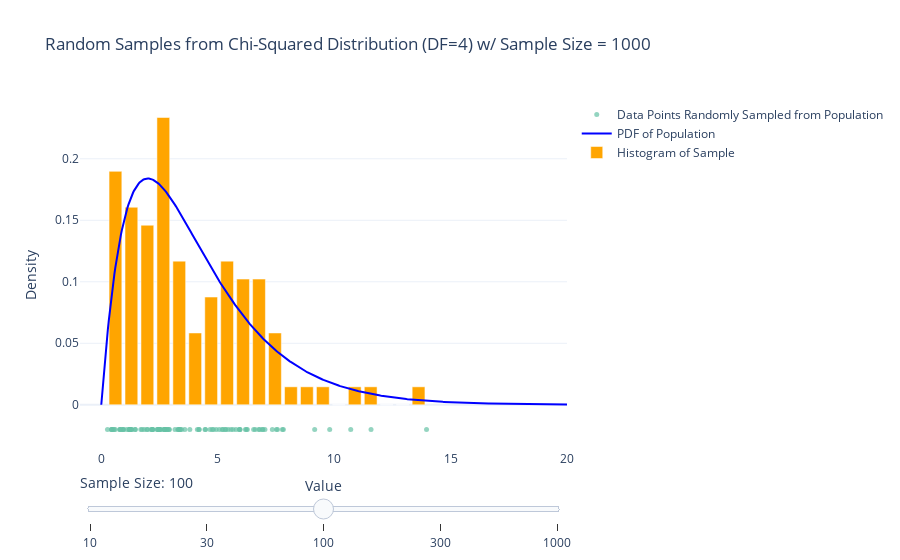

Write notebook code for a chart like this one.
### Code cell
import numpy as np
import plotly.graph_objects as go
import seaborn as sns
import pandas as pd
from scipy.stats import chi2
from matplotlib.colors import to_hex

# Function to generate the interactive Chi-Squared plot
def generate_interactive_chi_square_with_swarm():
    # Parameters
    initial_sample_size = 100
    sample_sizes = [10, 30, 100, 300, 1000]  # Slider options
    df = 4  # Fixed degrees of freedom
    x = np.linspace(0, 20, 500)  # PDF range

    # Function to generate data
    def generate_data(sample_size):
        y_pdf = chi2.pdf(x, df=df)
        sample = np.random.chisquare(df=df, size=sample_size)
        hist, bins = np.histogram(sample, bins=20, density=True)
        bin_centers = (bins[:-1] + bins[1:]) / 2
        return y_pdf, sample, hist, bin_centers

    # Initial data
    y_pdf, sample, hist, bin_centers = generate_data(initial_sample_size)

    # Create a swarm plot using Seaborn
    sample_df = pd.DataFrame({"Value": sample})
    sns_colors = sns.color_palette("Set2", 10)
    swarm_color = to_hex(sns_colors[0])  # Convert Seaborn color to HEX

    # Create figure
    fig = go.Figure()

    # Swarm Plot (Scatter representation of sample points)
    fig.add_trace(go.Scatter(
        x=sample,
        y=np.zeros_like(sample) - 0.02,  # Offset slightly for visibility
        mode='markers',
        marker=dict(color=swarm_color, size=5, opacity=0.7),
        name="Data Points Randomly Sampled from Population"
    ))

    # Add PDF line
    fig.add_trace(go.Scatter(
        x=x,
        y=y_pdf,
        mode='lines',
        name="PDF of Population",
        line=dict(color='blue')
    ))

    # Add histogram
    fig.add_trace(go.Bar(
        x=bin_centers,
        y=hist,
        name="Histogram of Sample",
        marker=dict(color='orange')
    ))

    # Slider steps
    steps = []
    for sample_size in sample_sizes:
        y_pdf, sample, hist, bin_centers = generate_data(sample_size)
        steps.append({
            "label": str(sample_size),
            "method": "update",
            "args": [
                {
                    "x": [sample, x, bin_centers],
                    "y": [np.zeros_like(sample) - 0.02, y_pdf, hist]
                },
                {
                    "title": f"Random Samples from Chi-Squared Distribution (DF=4) w/ Sample Size = {sample_size}"
                }
            ]
        })

    # Add layout with slider
    fig.update_layout(
        title=f"Random Samples from Chi-Squared Distribution (DF=4) w/ Sample Size = {sample_size}",
        xaxis_title="Value",
        yaxis_title="Density",
        template="plotly_white",
        sliders=[{
            "steps": steps,
            "active": sample_sizes.index(initial_sample_size),
            "currentvalue": {"prefix": "Sample Size: ", "font": {"size": 14}},
        }],
        showlegend=True
    )

    # Save as HTML
    fig.write_html("chi_squared_swarm_interactive.html", include_plotlyjs="cdn")

    return fig

# Generate and show the interactive plot
fig = generate_interactive_chi_square_with_swarm()
fig.show()

### Figure 1 — Plotly figure (JSON) as saved in the notebook; plotly's stock layout.template omitted (floating-point values rounded to 4 significant figures; data arrays with more than 128 entries replaced by an {"elided": "..."} marker saying what was removed)
{"data": [{"marker": {"color": "#66c2a5", "opacity": 0.7, "size": 5}, "mode": "markers", "name": "Data Points Randomly Sampled from Population", "type": "scatter", "x": [0.7862, 9.809, 1.848, 6.273, 1.215, 2.196, 0.9278, 7.82, 6.188, 2.708, 4.202, 0.5052, 1.233, 5.449, 3.589, 1.98, 6.763, 5.191, 1.697, 3.297, 2.553, 0.9466, 2.763, 6.925, 1.203, 2.423, 5.224, 1.188, 0.9364, 5.567, 7.346, 2.832, 2.396, 3.452, 4.936, 5.068, 4.671, 4.48, 1.272, 0.44, 7.028, 9.164, 7.775, 0.8171, 10.71, 1.756, 6.543, 5.96, 0.5993, 5.324, 2.841, 2.72, 2.743, 1.455, 11.58, 7.568, 2.676, 2.128, 5.783, 2.194, 5.655, 0.8194, 2.216, 5.925, 3.344, 2.19, 5.344, 0.4634, 0.551, 0.2659, 3.803, 1.966, 4.126, 4.816, 13.97, 3.373, 3.299, 1.289, 4.762, 5.947, 1.461, 6.232, 2.512, 3.167, 3.396, 2.43, 1.077, 0.4312, 6.809, 4.198, 2.924, 7.52, 1.229, 4.455, 2.496, 6.612, 2.509, 1.311, 2.905, 6.934], "y": [-0.02, -0.02, -0.02, -0.02, -0.02, -0.02, -0.02, -0.02, -0.02, -0.02, -0.02, -0.02, -0.02, -0.02, -0.02, -0.02, -0.02, -0.02, -0.02, -0.02, -0.02, -0.02, -0.02, -0.02, -0.02, -0.02, -0.02, -0.02, -0.02, -0.02, -0.02, -0.02, -0.02, -0.02, -0.02, -0.02, -0.02, -0.02, -0.02, -0.02, -0.02, -0.02, -0.02, -0.02, -0.02, -0.02, -0.02, -0.02, -0.02, -0.02, -0.02, -0.02, -0.02, -0.02, -0.02, -0.02, -0.02, -0.02, -0.02, -0.02, -0.02, -0.02, -0.02, -0.02, -0.02, -0.02, -0.02, -0.02, -0.02, -0.02, -0.02, -0.02, -0.02, -0.02, -0.02, -0.02, -0.02, -0.02, -0.02, -0.02, -0.02, -0.02, -0.02, -0.02, -0.02, -0.02, -0.02, -0.02, -0.02, -0.02, -0.02, -0.02, -0.02, -0.02, -0.02, -0.02, -0.02, -0.02, -0.02, -0.02]}, {"line": {"color": "blue"}, "mode": "lines", "name": "PDF of Population", "type": "scatter", "x": {"elided": "500 float values"}, "y": {"elided": "500 float values"}}, {"marker": {"color": "orange"}, "name": "Histogram of Sample", "type": "bar", "x": [0.6084, 1.293, 1.979, 2.664, 3.349, 4.034, 4.719, 5.404, 6.089, 6.774, 7.459, 8.144, 8.829, 9.514, 10.2, 10.88, 11.57, 12.25, 12.94, 13.62], "y": [0.1898, 0.1606, 0.146, 0.2335, 0.1168, 0.05839, 0.08758, 0.1168, 0.1022, 0.1022, 0.05839, 0.0146, 0.0146, 0.0146, 0, 0.0146, 0.0146, 0, 0, 0.0146]}], "layout": {"autosize": true, "showlegend": true, "sliders": [{"active": 2, "currentvalue": {"font": {"size": 14}, "prefix": "Sample Size: "}, "steps": [{"args": [{"x": {"elided": "3 rows, 530 float values in total"}, "y": {"elided": "3 rows, 530 float values in total"}}, {"title": "Random Samples from Chi-Squared Distribution (DF=4) w/ Sample Size = 10"}], "label": "10", "method": "update"}, {"args": [{"x": {"elided": "3 rows, 550 float values in total"}, "y": {"elided": "3 rows, 550 float values in total"}}, {"title": "Random Samples from Chi-Squared Distribution (DF=4) w/ Sample Size = 30"}], "label": "30", "method": "update"}, {"args": [{"x": {"elided": "3 rows, 620 float values in total"}, "y": {"elided": "3 rows, 620 float values in total"}}, {"title": "Random Samples from Chi-Squared Distribution (DF=4) w/ Sample Size = 100"}], "label": "100", "method": "update"}, {"args": [{"x": {"elided": "3 rows, 820 float values in total"}, "y": {"elided": "3 rows, 820 float values in total"}}, {"title": "Random Samples from Chi-Squared Distribution (DF=4) w/ Sample Size = 300"}], "label": "300", "method": "update"}, {"args": [{"x": {"elided": "3 rows, 1520 float values in total"}, "y": {"elided": "3 rows, 1520 float values in total"}}, {"title": "Random Samples from Chi-Squared Distribution (DF=4) w/ Sample Size = 1000"}], "label": "1000", "method": "update"}]}], "title": {"text": "Random Samples from Chi-Squared Distribution (DF=4) w/ Sample Size = 1000"}, "xaxis": {"autorange": true, "range": [-0.8762, 20], "title": {"text": "Value"}, "type": "linear"}, "yaxis": {"autorange": true, "range": [-0.04026, 0.248], "title": {"text": "Density"}, "type": "linear"}}}
